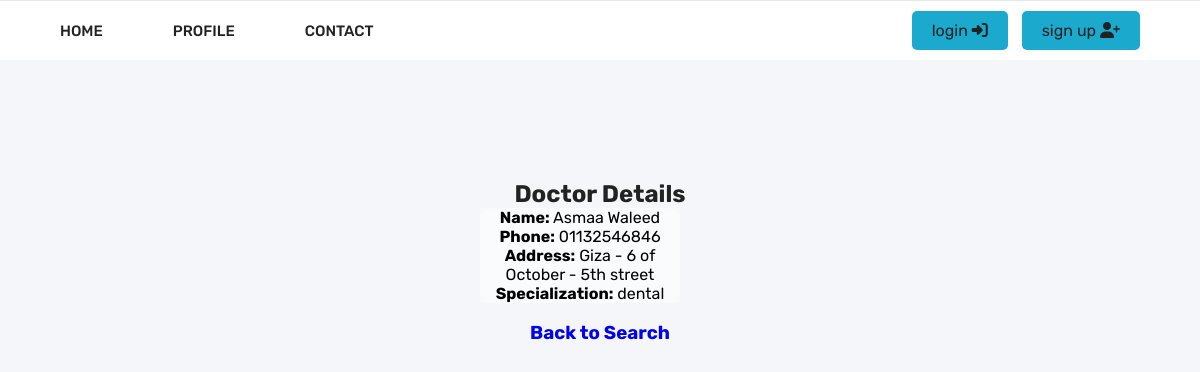
Page /doctor/3/ on the committed database.
### Doctors/models.py (models this page shows, shortened)
class Doctors(models.Model):
    Name = models.CharField(max_length=50 , default='Unknown')
    Phone = models.CharField(max_length=11,  default=1 )
    Adress = models.CharField(max_length=100, default='Unknown')
    Specialization= models.CharField(max_length=50, default='Unknown')

### HomePage/views.py (the view)
# urls.py: path('doctor/<int:id>/', views.Details_Page, name="MyDoctorDetails")
def Details_Page(request, id):
    doctor = get_object_or_404(Doctors, id=id)
    return render(request, "HomePage/Details.html", {"doctor": doctor})

### HomePage/templates/HomePage/Details.html
{% extends "HomePage/Base.html" %}
 {%load static%}
 {%block content%}
<body align="center">
 <h2>Doctor Details</h2>
 <div id="doc_list" align="center" style="margin-left: 40%">
 <p><strong>Name:</strong> {{ doctor.Name }}</p>
 <p><strong>Phone:</strong> {{ doctor.Phone }}</p>
 <p><strong>Address:</strong> {{ doctor.Adress }}</p>
 <p><strong>Specialization:</strong> {{ doctor.Specialization }}</p>
 </div>
 <br>
 <h3><a href="{% url 'MyDoctorHome' %}">Back to Search</a></h3>
</body>
 {%endblock%}

### HomePage/Static/HomePage/js&css/style.css (style rules this page uses)
* { padding: 0; margin: 0; box-sizing: border-box; text-decoration: none; list-style: none; font-family: 'Rubik','sans-serif'; }
:root { --main-color: #fcb700; --dark-color: #222222; --parg-color: #666666; --dark-red: #d01418; --border-color: #6666662a; --name-item: #0066c0; }
body { background: #f5f6f9; margin-top: 180px; }
h1,h2,h3,h4,h5,h6 { color: var(--dark-color); }
p { color: var(--parg-color); }
#doc_list { background-color: rgba(255, 255, 255, 0.3); width: 200px; border-style: solid; border-width: thick; border: #222222; border-radius: 10%; text-align: center; }
p { background-color: rgba(255, 255, 255, 0.3); color: #000000; }

### HomePage/Static/HomePage/js&css/login.css (style rules this page uses)
:root { --main-color: #1baace; --dark-color: #222222; --parg-color: #666666; --dark-red: #d01418; --border-color: #6666662a; --name-item: #0066c0; }

### rows in the picture
Doctors: Name "Asmaa Waleed", Phone "01132546846", Adress "Giza - 6 of October - 5th street", Specialization "dental"
